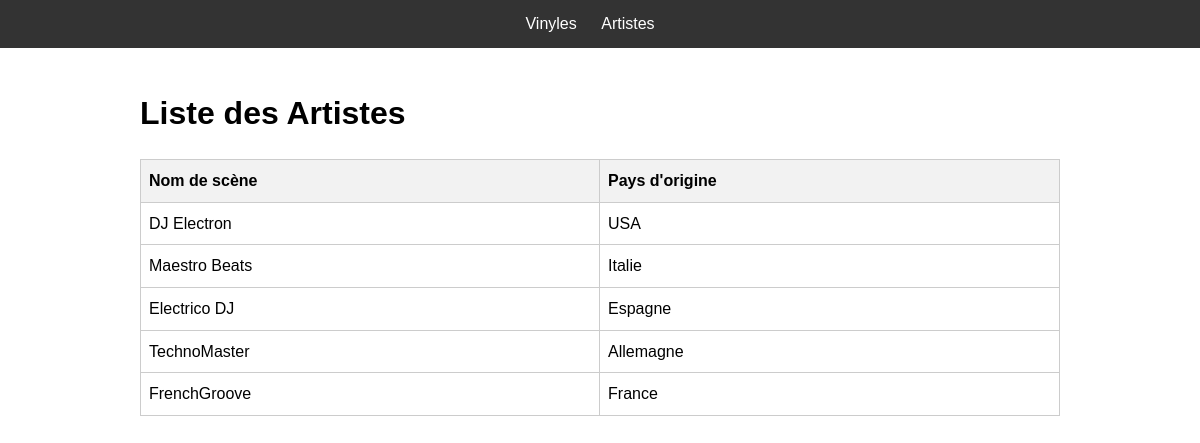
Screenshot of /artists.php with the database file from the repository.
### tables this page shows
CREATE TABLE Artistes (
    id INT AUTO_INCREMENT PRIMARY KEY,
    nom_scene VARCHAR(100) NOT NULL,
    pays_origine VARCHAR(50) NOT NULL
);

### src/artists.php (the view, shortened to what this page needs)
<?php
$servername = "db";
$username = "root";
$password = "root";
$dbname = "vinyls";
$conn = new mysqli($servername, $username, $password, $dbname);
$sql = "SELECT Artistes.nom_scene, pays_origine
        FROM Artistes";
$result = $conn->query($sql);
?>
<!DOCTYPE html>
<html>
<head>
    <link rel="stylesheet" type="text/css" href="style.css">
</head>
<body>
<?php include 'menu.php'; ?>
<div class="container">
    <h1>Liste des Artistes</h1>
    <table>
        <tr>
            <th>Nom de scène</th>
            <th>Pays d'origine</th>
        </tr>
        <?php
        if ($result->num_rows > 0) {
            while ($row = $result->fetch_assoc()) {
                echo "<tr><td>" . $row["nom_scene"] . "</td><td>" . $row["pays_origine"] . "</td></tr>";
            }
        } else {
            echo "<tr><td colspan='2'>Aucun artiste trouvé</td></tr>";
        }
        ?>
    </table>
</div>
</body>
</html>

### src/style.css (style rules this page uses)
* { margin: 0; padding: 0; box-sizing: border-box; }
.container { max-width: 960px; margin: 20px auto; padding: 20px; font-family: Helvetica, Arial, sans-serif; line-height: 1.6; }
.container h1 { font-size: 32px; margin-bottom: 20px; }
.container table { width: 100%; border-collapse: collapse; margin-top: 20px; }
.container th, .container td { border: 1px solid #ccc; padding: 8px; text-align: left; }
.container th { background-color: #f2f2f2; }

### rows the page displays
artistes: nom_scene "DJ Electron", pays_origine "USA"
artistes: nom_scene "Maestro Beats", pays_origine "Italie"
artistes: nom_scene "Electrico DJ", pays_origine "Espagne"
artistes: nom_scene "TechnoMaster", pays_origine "Allemagne"
artistes: nom_scene "FrenchGroove", pays_origine "France"
